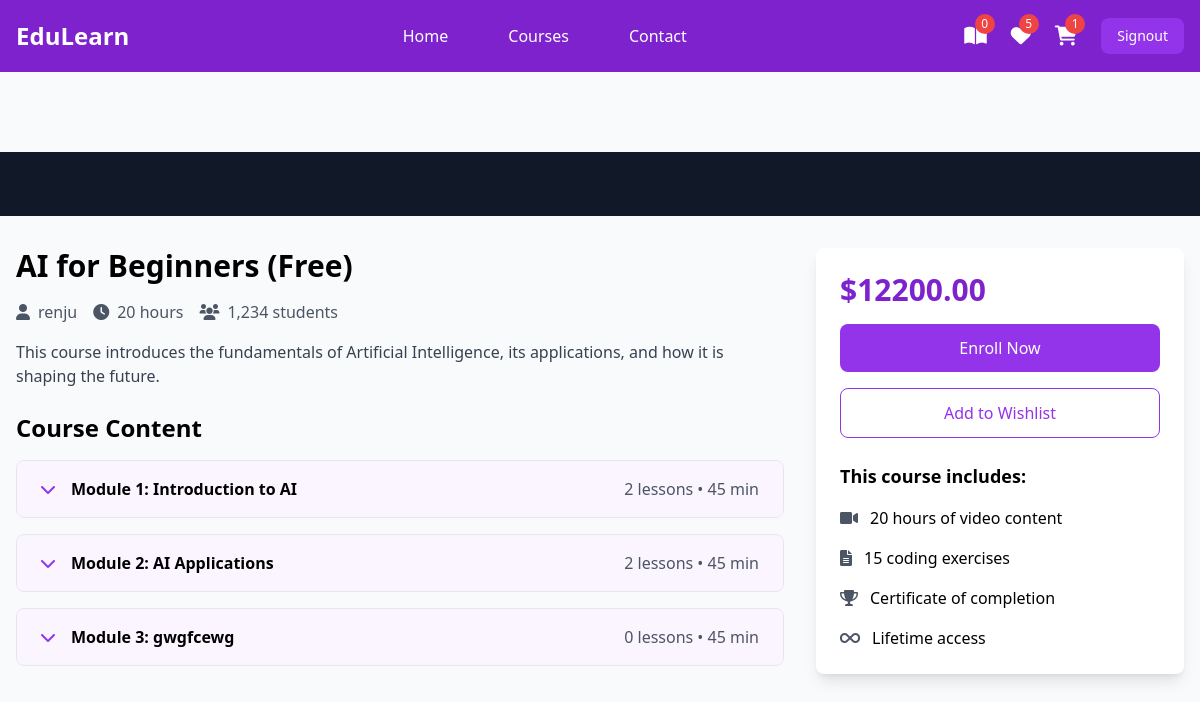
Page /student/courses/5/ (signed in) on the committed database.
### instructor/models.py (models this page shows, shortened)
class User(AbstractUser):
    ROLE_CHOICES =(
        ("instructor","Instructor"),
        ("student","Student")
    )
    role=models.CharField(max_length=20,choices=ROLE_CHOICES,default="student")

class Course(models.Model):
    title=models.CharField(max_length=200)
    description=models.TextField()
    price=models.DecimalField(decimal_places=2,max_digits=7)
    owner=models.ForeignKey(User,on_delete=models.SET_NULL,related_name="courses",null=True)
    is_free=models.BooleanField(default=False)
    picture=models.ImageField(upload_to="courseimages",null=True,blank=True,default="courseimages/default.png")
    thumbnail=EmbedVideoField()
    category_objects=models.ManyToManyField(Category)
    created_at=models.DateTimeField(auto_now_add=True)
    updated_at=models.DateTimeField(auto_now=True)

class Module(models.Model):
    title=models.CharField(max_length=200)
    course_object=models.ForeignKey(Course,on_delete=models.CASCADE,related_name="modules")
    order=models.PositiveIntegerField()

### student/views.py (the view)
# urls.py: path("courses/<int:pk>/",views.CourseDetailView.as_view(),name="course-detail"),
@method_decorator(signin_required,name="dispatch")
class CourseDetailView(View):
    def get(self,request,*args,**kwargs):
        id=kwargs.get("pk")
        course_instance=Course.objects.get(id=id)
        return render(request,"course_retrieve.html",{"course":course_instance})

### student/context_processors.py (called while the page is built)
def course_context(request):
    count=0
    if request.user.is_authenticated:
        orders=request.user.purchase.filter(is_paid=True)
        count=len([c for o in orders for c in o.course_objects.all()])
    return{"count":count}

### student/decorator.py (called while the page is built)
def signin_required(fn):
    def wrapper(request,*args,**kwargs):
        if not request.user.is_authenticated:
            messages.error(request,"invalid session")
            return redirect("signin")
        else:
            return fn(request,*args,**kwargs)
    return wrapper

### student/templates/course_retrieve.html (shortened to what this page needs)
{%extends 'base.html'%}
{% load embed_video_tags %}
{%block main_block%}
    <div class="pt-20">
        <div class="bg-gray-900 w-full">
            <div class="max-w-screen-xl mx-auto px-4 py-8">
            </div>
        </div>
        <div class="max-w-screen-xl mx-auto px-4 py-8 grid grid-cols-1 lg:grid-cols-3 gap-8">
            <div class="lg:col-span-2">
                <h1 class="text-3xl font-bold mb-4">{{course.title}}</h1>
                <div class="flex items-center mb-4 text-gray-600">
                    <span class="mr-4"><i class="fas fa-user mr-2"></i>{{course.owner}}</span>
                    <span class="mr-4"><i class="fas fa-clock mr-2"></i>20 hours</span>
                    <span><i class="fas fa-users mr-2"></i>1,234 students</span>
                </div>
                <p class="text-gray-700 mb-6">{{course.description}}</p>
                <div class="space-y-4">
                    <h2 class="text-2xl font-bold mb-4">Course Content</h2>
                   {%for module in course.modules.all%}
                   <div class="border rounded-lg overflow-hidden">
                    <button class="w-full px-6 py-4 bg-purple-50 hover:bg-purple-100 flex items-center justify-between" onclick="toggleModule('module{{forloop.counter}}')">
                        <div class="flex items-center">
                            <i class="fas fa-chevron-down mr-4 text-purple-600"></i>
                            <span class="font-semibold">Module {{forloop.counter}}: {{module.title}}</span>
                        </div>
                        <span class="text-gray-600">{{module.lessons.all.count}} lessons • 45 min</span>
                    </button>
                </div>
                   {%endfor%}
                </div>
            </div>
            <div class="lg:col-span-1">
                <div class="bg-white p-6 rounded-lg shadow-lg sticky top-24">
                    <div class="text-3xl font-bold mb-4 text-purple-700">${{course.price}}</div>
                   <a href="{%url 'add-to-cart' course.id%}">
                        <button class="w-full bg-purple-600 text-white py-3 rounded-lg mb-4 hover:bg-purple-700 transition duration-300">
                            Enroll Now
                        </button>
                   </a>
                    <button class="w-full border border-purple-600 text-purple-600 py-3 rounded-lg mb-6 hover:bg-purple-50 transition duration-300">
                        Add to Wishlist
                    </button>
                    <div class="space-y-4">
                        <h3 class="font-bold text-lg">This course includes:</h3>
                        <div class="flex items-center">
                            <i class="fas fa-video mr-3 text-gray-600"></i>
                            <span>20 hours of video content</span>
                        </div>
                        <div class="flex items-center">
                            <i class="fas fa-file-alt mr-3 text-gray-600"></i>
                            <span>15 coding exercises</span>
                        </div>
                        <div class="flex items-center">
                            <i class="fas fa-trophy mr-3 text-gray-600"></i>
                            <span>Certificate of completion</span>
                        </div>
                        <div class="flex items-center">
                            <i class="fas fa-infinity mr-3 text-gray-600"></i>
                            <span>Lifetime access</span>
                        </div>
                    </div>
                </div>
            </div>
        </div>
    </div>
{%endblock%}

### student/templates/base.html (shortened to what this page needs)
<!DOCTYPE html>
<html lang="en">
<head>
    <script src="https://cdn.tailwindcss.com"></script>
    <link href="https://cdnjs.cloudflare.com/ajax/libs/font-awesome/6.0.0/css/all.min.css" rel="stylesheet">
</head>
<body class="bg-gray-50">
    <nav class="bg-purple-700 fixed w-full z-20 top-0 left-0 sticky">
        <div class="max-w-screen-xl flex flex-wrap items-center justify-between mx-auto p-4">
            <a href="#" class="flex items-center">
                <span class="self-center text-2xl font-semibold text-white">EduLearn</span>
            </a>
            <div class="items-center justify-between hidden w-full md:flex md:w-auto md:order-1">
                <ul class="flex flex-col p-4 md:p-0 mt-4 font-medium md:flex-row md:space-x-8 md:mt-0">
                    <li><a href="{%url 'index'%}" class="block py-2 pl-3 pr-4 text-white hover:text-purple-200">Home</a></li>
                    <li><a href="{%url 'mycourses'%}" class="block py-2 pl-3 pr-4 text-white hover:text-purple-200">Courses</a></li>
                    <li><a href="{%url 'contact'%}" class="block py-2 pl-3 pr-4 text-white hover:text-purple-200">Contact</a></li>
                </ul>
            </div>
            <div class="flex items-center space-x-6 md:order-2">
                <div class="relative group">
                    <a href="{%url 'mycourses'%}" class="text-white hover:text-purple-200">
                        <i class="fas fa-book-open text-xl"></i>
                        <span class="absolute -top-2 -right-2 bg-red-500 text-white text-xs rounded-full h-5 w-5 flex items-center justify-center">{{count}}</span>
                    </a>
                </div>
                <div class="relative group">
                    <a href="#" class="text-white hover:text-purple-200">
                        <i class="fas fa-heart text-xl"></i>
                        <span class="absolute -top-2 -right-2 bg-red-500 text-white text-xs rounded-full h-5 w-5 flex items-center justify-center">5</span>
                    </a>
                </div>
                <div class="relative group">
                    <a href="{%url 'cart-summary'%}" class="text-white hover:text-purple-200">
                        <i class="fas fa-shopping-cart text-xl"></i>
                        <span class="absolute -top-2 -right-2 bg-red-500 text-white text-xs rounded-full h-5 w-5 flex items-center justify-center">{{request.user.basket.all.count}}</span>
                    </a>
                </div>
                  <a href="{%url 'signout'%}">
                    <button class="text-white bg-purple-600 hover:bg-purple-800 focus:ring-4 focus:outline-none focus:ring-purple-300 font-medium rounded-lg text-sm px-4 py-2 text-center">Signout</button>
                  </a>
                </div>
        </div>
    </nav>
    <div class="sticky top-10">
        {%block main_block%}
        {%endblock%}
    </div>
</body>
</html>

### rows in the picture
User: user.basket.all.count "1"
Course: title "AI for Beginners (Free)", owner "renju", description "This course introduces the fundamentals of Artificial Intelligence, its applications, and how it is shaping the future.", price "12200.00"
Module: title "Introduction to AI", lessons.all.count "2"
Module: title "AI Applications", lessons.all.count "2"
Module: title "gwgfcewg", lessons.all.count "0"

### other values in the picture
{{ count }} "0"
